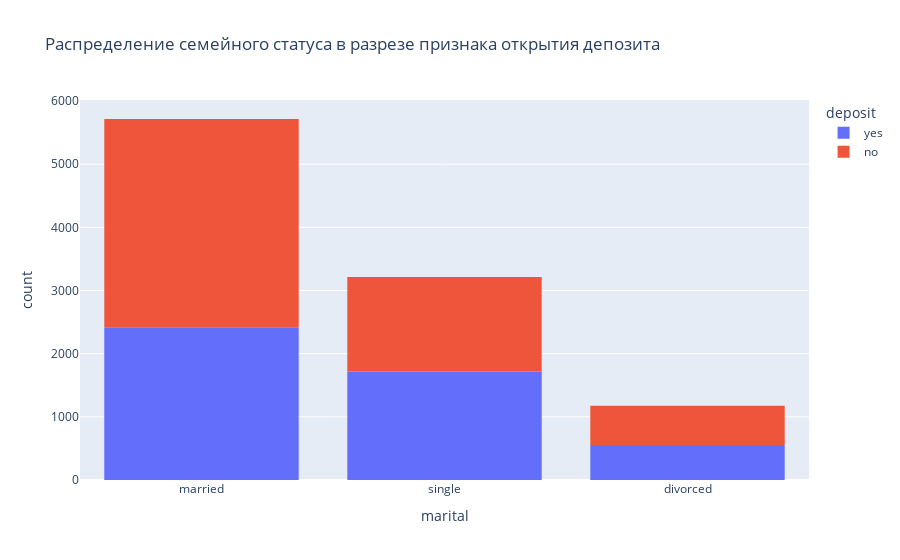

Write notebook code for a chart like this one.
### Markdown cell above
### Задания 9 и 10

### Code cell
# постройте визуализации для открывших и неоткрывших депозит в зависимости от семейного статуса
fig = px.histogram(
data_frame=df,
x='marital',
color='deposit',
histfunc='count',
title='Распределение семейного статуса в разрезе признака открытия депозита',
nbins = 30
)
fig.show()

### Figure 1 — Plotly figure (JSON) as saved in the notebook; plotly's stock layout.template omitted (floating-point values rounded to 4 significant figures; data arrays with more than 128 entries replaced by an {"elided": "..."} marker saying what was removed)
{"data": [{"alignmentgroup": "True", "bingroup": "x", "histfunc": "count", "hovertemplate": "deposit=yes<br>marital=%{x}<br>count=%{y}<extra></extra>", "legendgroup": "yes", "marker": {"color": "#636efa", "pattern": {"shape": ""}}, "name": "yes", "nbinsx": 30, "offsetgroup": "yes", "orientation": "v", "showlegend": true, "type": "histogram", "x": {"elided": "4681 str values"}, "xaxis": "x", "yaxis": "y"}, {"alignmentgroup": "True", "bingroup": "x", "histfunc": "count", "hovertemplate": "deposit=no<br>marital=%{x}<br>count=%{y}<extra></extra>", "legendgroup": "no", "marker": {"color": "#EF553B", "pattern": {"shape": ""}}, "name": "no", "nbinsx": 30, "offsetgroup": "no", "orientation": "v", "showlegend": true, "type": "histogram", "x": {"elided": "5424 str values"}, "xaxis": "x", "yaxis": "y"}], "layout": {"barmode": "relative", "legend": {"title": {"text": "deposit"}, "tracegroupgap": 0}, "title": {"text": "Распределение семейного статуса в разрезе признака открытия депозита"}, "xaxis": {"anchor": "y", "domain": [0, 1], "title": {"text": "marital"}}, "yaxis": {"anchor": "x", "domain": [0, 1], "title": {"text": "count"}}}}
